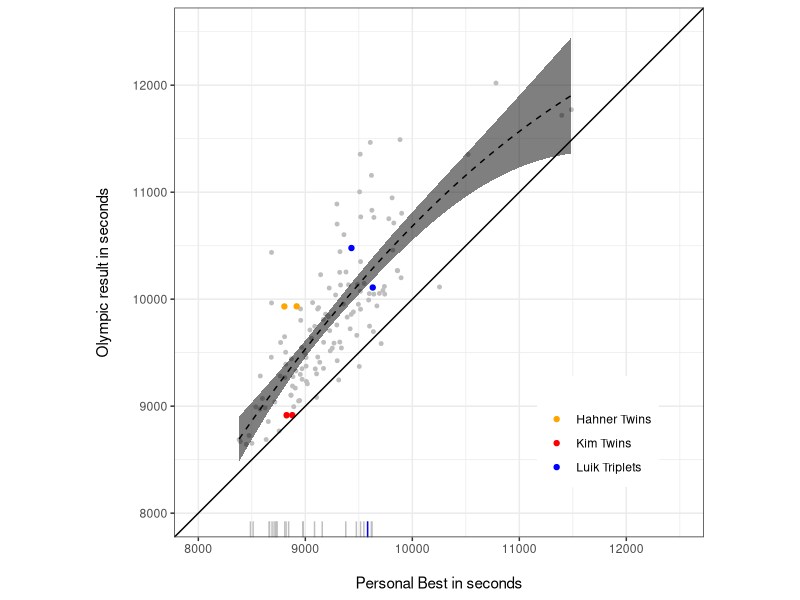
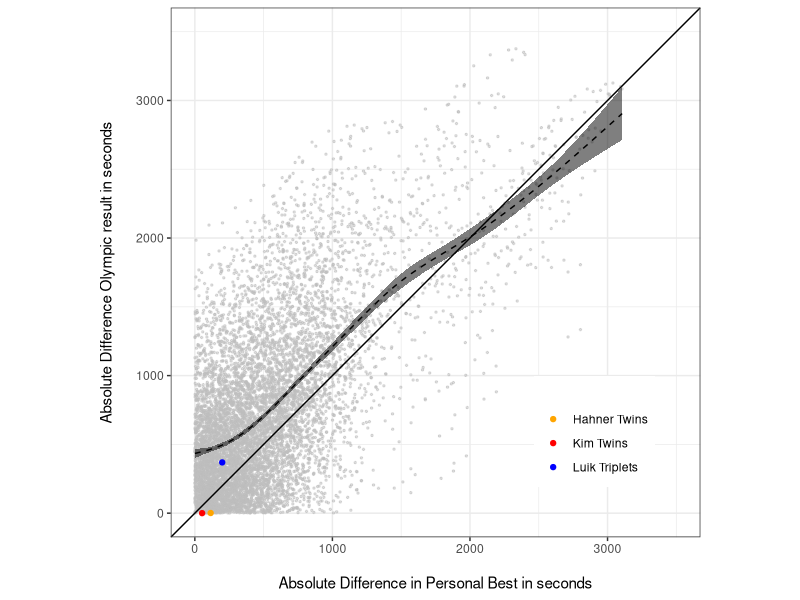
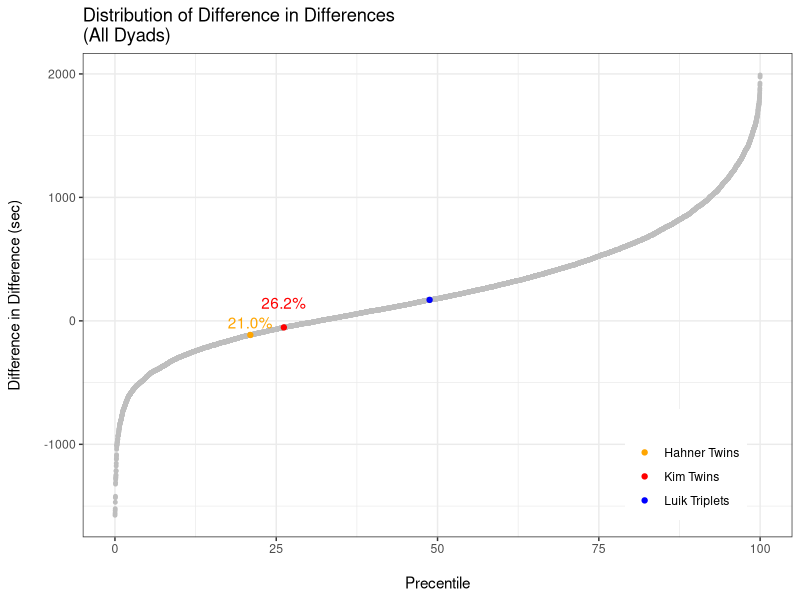
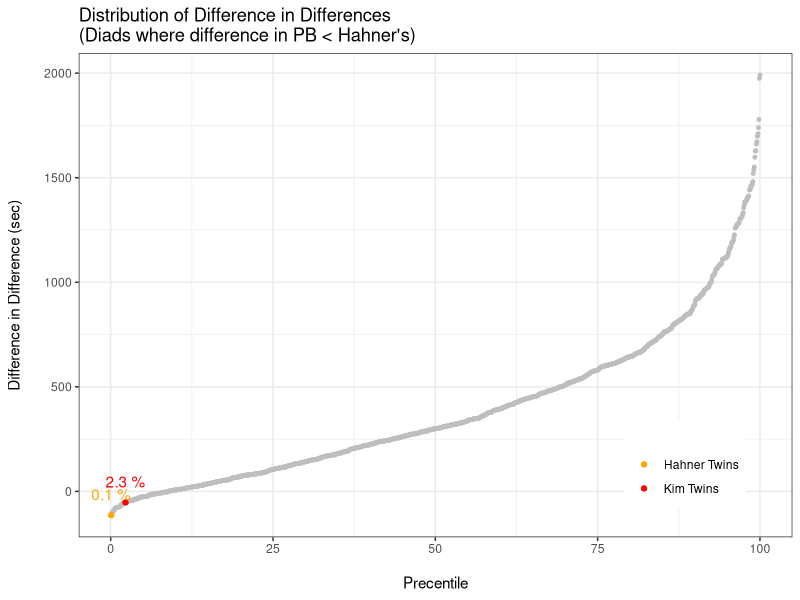
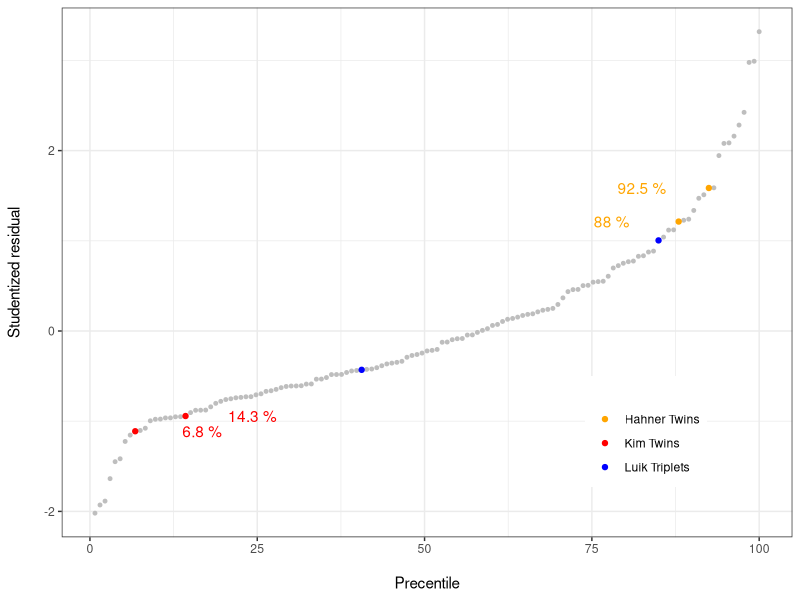
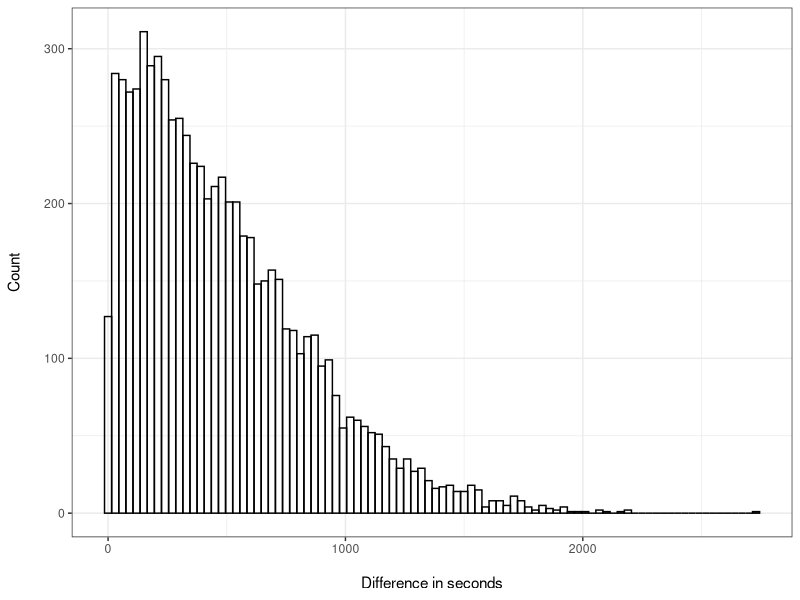
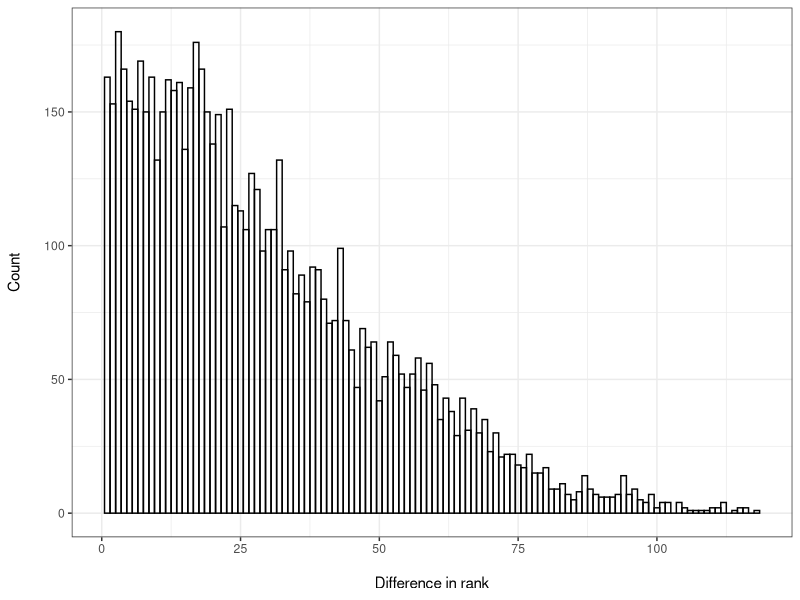

Here is the R script that generated these plots, in order:
library(MASS)
library(tidyverse)
library(lubridate)
library(stringr)
df <- read.csv("data/times.csv", stringsAsFactors = FALSE) %>% tbl_df()

# Remove Irvette Van Zyl, since she did not start the race due to injury.  Her bib number is 1172.
df <- df[df$BIB != 1172,]

# Remove slowest PBs with the assumption that these are different
# df <- df[df$PB < 10000,]

pdf("plots/scatter_plot.pdf", height = 5,  width = 5)
ggplot(aes(y=FINAL, x=PB), data = df) + 
  geom_point(size = 1, colour = "gray") + 
  geom_point(data = df[!is.na(df$TWINS),], aes( col = TWINS)) +
  geom_smooth(method = "lm", formula = y ~ x + I(x^2), colour = "black", alpha = .5, size = .5, linetype = "dashed", fill = "black") + 
  geom_abline(intercept = 0, slope =1) +
  geom_rug(data = df[is.na(df$FINAL),], aes(x = PB), colour = "gray") +
  geom_rug(data = df[is.na(df$FINAL) & df$TWINS == "Luik Triplets",], aes(x = PB), colour = "blue") +
  coord_fixed(xlim = c(8000,12500), ylim = c(8000,12500)) +
  ylab("Olympic result in seconds\n") + 
  xlab("\nPersonal Best in seconds") + 
    ##  ggtitle("Distribution of Y | X") +
  scale_color_manual(values = c("orange", "red", "blue", "gray"), name = "") +
  theme_bw() +
  theme(legend.position = c(.8,.2))
dev.off()

nms <- df$ATHLETE
pb <- df$PB
result <- df$FINAL
rank <- min_rank(df$FINAL)
name_i <- vector()
name_j <- vector()
pb_diff <- vector()
result_diff <- vector()
consecutive <- vector()
k = 1
a = 1
for(i in 1:length(pb)){
  for(j in a:length(result)){
    name_i[k] = nms[i]
    name_j[k] = nms[j]
    pb_diff[k] = pb[i] - pb[j]
    result_diff[k] = result[i] - result[j]
    consecutive[k] = ifelse(abs(rank[i] - rank[j]) == 1, T, F) 
    k = k + 1
  }
  a = a + 1 
}


df2 <- data_frame(name_i, name_j, pb_diff, result_diff, diff_in_diff = abs(result_diff) - abs(pb_diff), consecutive)

df2$twins <- ifelse(df2$name_i == "Anna Hahner" & df2$name_j == "Lisa Hahner", "Hahner Twins",
                    ifelse(df2$name_i == "Hye-Gyong Kim" & df2$name_j == "Hye-Song Kim", "Kim Twins",
                           ifelse(df2$name_i == "Leila Luik" & df2$name_j == "Lily Luik", "Luik Triplets", NA)))


df2b <- df2 %>% filter(name_i != name_j, !is.na(diff_in_diff)) %>% arrange(diff_in_diff)

pdf("plots/diff_in_diff_scatter_plot.pdf", height = 5,  width = 5)
ggplot(aes(y=abs(result_diff), x=abs(pb_diff)), data = df2b) + 
  geom_point(size = .5, colour = "gray", alpha = .5) + 
  geom_point(data = df2b[!is.na(df2b$twins),], aes( col = twins)) +
  geom_smooth( colour = "black", alpha = .5, size = .5, linetype = "dashed", fill = "black") + 
  geom_abline(intercept = 0, slope =1) +
  #geom_rug(data = df[is.na(df$FINAL),], aes(x = PB), colour = "gray") +
  #geom_rug(data = df[is.na(df$FINAL) & df$TWINS == "Luik Triplets",], aes(x = PB), colour = "blue") +
  coord_fixed(xlim = c(0,3500), ylim = c(0,3500)) +
  ylab("Absolute Difference Olympic result in seconds\n") + 
  xlab("\nAbsolute Difference in Personal Best in seconds") + 
  #ggtitle("Among all dyadic combinations") +
  scale_color_manual(values = c("orange", "red", "blue", "gray"), name = "") +
  theme_bw() +
  theme(legend.position = c(.8,.2))
dev.off()


pdf("plots/diff_in_diff_1.pdf", height = 5, width = 5)
df2b <- df2b %>% mutate(PERCENTILE = cume_dist(diff_in_diff)*100 )
ggplot(df2b, aes(PERCENTILE,diff_in_diff)) + 
  geom_point(size = 1, colour = "gray") + 
  geom_point(data = na.omit(df2b), aes( col = twins)) + 
  geom_text(data = df2b[df2b$twins == "Hahner Twins",], aes(label =  paste0(formatC(round(PERCENTILE,1), format = "f", flag = "0", digits = 1 ), "%")), nudge_y = 100, colour = "orange") +
  geom_text(data = df2b[df2b$twins == "Kim Twins",], aes(label = paste0(formatC(round(PERCENTILE,1), format = "f", flag = "0", digits = 1 ), "%")), nudge_y = 200, colour = "red") +
  ggtitle("Distribution of Difference in Differences\n(All Dyads)") +
  ylab("Difference in Difference (sec)\n") +
  xlab("\nPrecentile") + 
  scale_color_manual(values = c("orange", "red", "blue", "gray"), name = "") +
  theme_bw() +
  theme(legend.position = c(.85,.15))
dev.off()

pdf("plots/diff_in_diff_2.pdf", height = 5, width = 5)
h_diff <- df2b$pb_diff[df2b$twins == "Hahner Twins" & !is.na(df2b$twins)]
df2c <- df2b %>% filter(abs(pb_diff) <= abs(h_diff)) %>% mutate(PERCENTILE = cume_dist(diff_in_diff)*100 )
ggplot(df2c, aes(PERCENTILE,diff_in_diff)) + 
  geom_point(size = 1, colour = "gray") + 
  geom_point(data = na.omit(df2c), aes( col = twins)) + 
  geom_text(data = df2c[df2c$twins == "Hahner Twins",], aes(label = paste(round(PERCENTILE,1),"%")), nudge_y = 100, colour = "orange") +
  geom_text(data = df2c[df2c$twins == "Kim Twins",], aes(label = paste(round(PERCENTILE,1),"%")), nudge_y = 100, colour = "red") +
  ggtitle("Distribution of Difference in Differences\n(Diads where difference in PB < Hahner's)") +
  ylab("Difference in Difference (sec)\n") +
  xlab("\nPrecentile") + 
  scale_color_manual(values = c("orange", "red", "blue", "gray"), name = "") +
  theme_bw() +
  theme(legend.position = c(.85,.15))
dev.off()

# Plot Studentized Residuals

fit <- lm(FINAL ~ PB + I(PB^2), data = df)
dta <- data.frame( df[!is.na(df$FINAL), c("ATHLETE", "TWINS")], STUD_RESID =  rstudent(fit) )
dta <- arrange(dta, STUD_RESID)
dta <- dta %>% mutate(PERCENTILE = cume_dist(STUD_RESID)*100 )

pdf("plots/studentized_residuals.pdf", height = 5, width = 5)
ggplot(dta, aes(PERCENTILE,STUD_RESID)) + 
  geom_point(size = 1, colour = "gray") + 
  geom_point(data = na.omit(dta), aes( col = TWINS)) + 
  geom_text(data = dta[dta$TWINS == "Hahner Twins",], aes(label = paste(round(PERCENTILE,1),"%")), nudge_x = -10, colour = "orange") +
  geom_text(data = dta[dta$TWINS == "Kim Twins",], aes(label = paste(round(PERCENTILE,1),"%")), nudge_x = 10, colour = "red") +
##  ggtitle("Distribution of Studentized Residuals") +
  ylab("Studentized residual\n") +
  xlab("\nPrecentile") + 
  scale_color_manual(values = c("orange", "red", "blue", "gray"), name = "") +
  theme_bw() +
  theme(legend.position = c(.8,.2))
dev.off()

# Calculate the percent of runners who did not finish.
# (includes women who did not start)
dnf_rate <- sum(is.na(df$FINAL))/length(df$FINAL)

# Estimate linear relationship between personal best and marathon result, excluding twins.
m <- lm(FINAL ~ PB + I(PB^2), data = df[is.na(df$TWINS),])

# Store the total number of runners, N
N <- length(df$PB)

# Save the vector of personal bests
x <- df$PB

# Create data frame to capture simulation output
sim_df <- data_frame(ATHLETE = df$ATHLETE)

# Set seed
set.seed(14252345)

# Set total number of sims
total_sims <- 10000

# Begin simulation
for (i in 1:total_sims){
  
  # Determine whether each runner finishes given the dnf rate
  dnf <- sample(x = c(F,T), size = N, replace = T, prob = c(1-dnf_rate, dnf_rate) )
  
  # Draw each runner's result from a multivariate normal distribution with 
  # mean Beta and sigma equal to the variance-covariance of Beta
  # Draw an error term from a normal distibution with standard deviation equal 
  # to the standard deviation of the model residuals.
  B <- mvrnorm(n = 1, mu = coef(m), Sigma =  vcov(m))
  e <- rnorm(n = N, mean = 0, sd = summary(m)$sigma)
  
  # Remove the results of those that did not finish
  y_hat <- ifelse(dnf, NA, B[1] + x*B[2] + x^2*B[3] +  e )
  

  # Collect the results
  sim_df[[paste0(i)]] <- y_hat
  
}

sim_df <- sim_df %>% gather(SIM, YHAT, -ATHLETE, convert = T) %>% group_by(SIM) %>% mutate(RANK = min_rank(YHAT))


# Compare Anna to Lisa
#
anna <- df %>% filter(ATHLETE == "Anna Hahner")
anna_sim <- sim_df %>% filter(ATHLETE == "Anna Hahner")

lisa <- df %>% filter(ATHLETE == "Lisa Hahner")
lisa_sim <- sim_df %>% filter(ATHLETE == "Lisa Hahner")

hahner_dist <- abs(anna_sim$YHAT - lisa_sim$YHAT) <= abs(anna$FINAL - lisa$FINAL)
hahner_dist <- ifelse(is.na(hahner_dist), FALSE, hahner_dist)

hahner_rank <- abs(anna_sim$RANK - lisa_sim$RANK) <= 1
hahner_rank <- ifelse(is.na(hahner_rank), FALSE, hahner_rank)

pct_less_than_hahner <- sum(hahner_dist)/length(hahner_dist)
pct_consecutive_hahner <- sum(hahner_rank)/length(hahner_rank)

hahner_df <- data_frame(time_diff = abs(anna_sim$YHAT - lisa_sim$YHAT), rank_diff =  abs(anna_sim$RANK - lisa_sim$RANK))

pdf("plots/simulated_time.pdf", height = 5, width = 5)
ggplot(hahner_df, aes(time_diff)) + 
  geom_histogram(binwidth = 30, colour = "black", fill = NA) +
  xlab("\nDifference in seconds") +
  ylab("Count\n") +
#  ggtitle("\nSimulated final time") +
  theme_bw()
dev.off()

pdf("plots/simulated_rank.pdf", height = 5, width = 5)
ggplot(hahner_df, aes(rank_diff)) + 
  geom_histogram(binwidth = 1, colour = "black", fill = NA) +
  xlab("\nDifference in rank") +
  ylab("Count\n") +
#  ggtitle("\nSimulated final rank") +
  theme_bw()
dev.off()


# Compare Gyong to Song
#
gyong_sim <- sim_df %>% filter(ATHLETE == "Hye-Gyong Kim")
gyong <- df %>% filter(ATHLETE == "Hye-Gyong Kim")

song_sim <-  sim_df %>% filter(ATHLETE == "Hye-Song Kim")
song <-  df %>% filter(ATHLETE == "Hye-Song Kim")

kim_dist <- abs(gyong_sim$YHAT - song_sim$YHAT) <= abs(gyong$FINAL - song$FINAL)
kim_dist <- ifelse(is.na(kim_dist), FALSE, kim_dist)

kim_rank <- abs(gyong_sim$RANK - song_sim$RANK) <= 1
kim_rank <- ifelse(is.na(kim_rank), FALSE, kim_rank)

pct_less_than_kim <- sum(kim_rank)/length(kim_rank)
pct_consecutive_kim <- sum(kim_rank)/length(kim_rank)

pct_consecutive_hahner_and_kim <- sum(hahner_rank & kim_rank)/length(hahner_rank & kim_rank)

# Calculate the percent of the races where the twins placed in consecutive order.

cat("The race was simulated", total_sims, "times.")
cat("The Hahner twins place consecutively in ", round(pct_consecutive_hahner*100, 2), "% of the simulations.", sep = "")
cat("The Kim twins place consecutively in ", round(pct_consecutive_kim*100, 2), "% of the simulations.", sep = "")
cat("Both the Hahner and Kim twins place consecutively in ", round(pct_consecutive_hahner_and_kim*100, 2), "% of the simulations.", sep = "")




# time <- c("SPLIT_5K", "SPLIT_10K","SPLIT_15K", "SPLIT_20K", "SPLIT_HALF", "SPLIT_25K", "SPLIT_30K", "SPLIT_35K", "SPLIT_40K", "FINAL")
# dist <- c(5, 10, 15, 20, 42.195/2, 25, 30, 35, 40, 42.195)
# td <- data.frame(time, dist, stringsAsFactors = F)
# df2 <- df %>% tbl_df %>% gather(time, value, SB:FINAL) %>% filter(str_detect(time, "SPLIT")) %>% left_join(td, by = "time")
# df2 <- df2 %>% group_by(time) %>% mutate(std_value = (value - mean(value, na.rm = T))/sd(value, na.rm = T) )
# ggplot(df2 %>% filter(!is.na(TWINS)), aes(dist, std_value, group = ATHLETE, colour = TWINS)) + geom_point()

